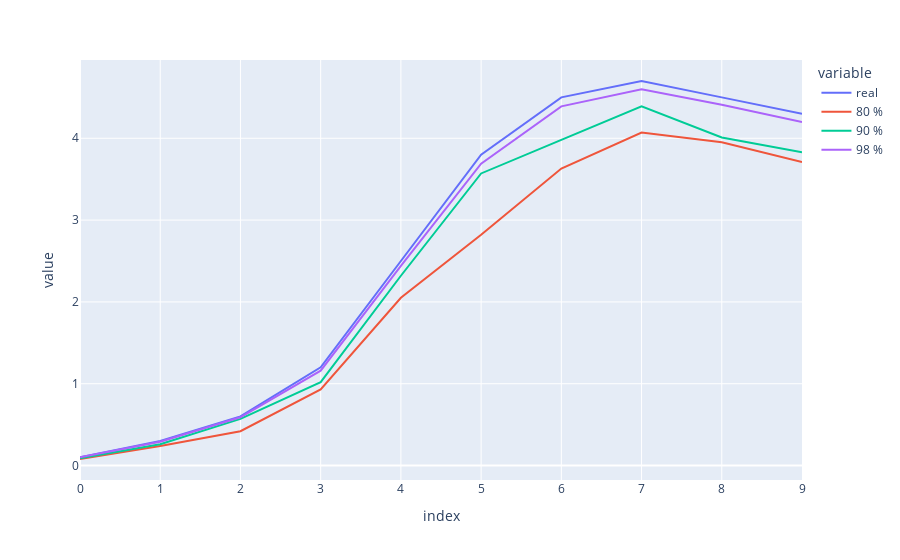

The notebook cell this image was saved under:
### Code cell
import numpy as np
import pandas as pd
import plotly.express as px
import random

denstisies_in_g_l = {"Day 1": 0.1,
                     "Day 2": 0.3, 
                     "Day 3": 0.6,
                     "Day 4": 1.2,
                     "Day 5": 2.5,
                     "Day 6": 3.8,
                     "Day 7": 4.5,
                     "Day 8": 4.7, 
                     "Day 9": 4.5, 
                     "Day 10": 4.3}

# Generate random accuracy between 80% and 90%
accuracy_random_90 = []
for density in denstisies_in_g_l.values():
    accuracy = density * random.uniform(0.85, 0.95)
    accuracy_random_90.append(round(accuracy, 2))
    
accuracy_random_98 = []
for density in denstisies_in_g_l.values():
    accuracy = density * random.uniform(0.97, 0.99)
    accuracy_random_98.append(round(accuracy, 2))

accuracy_random_80 = []
for density in denstisies_in_g_l.values():
    accuracy = density * random.uniform(0.7, 0.9)
    accuracy_random_80.append(round(accuracy, 2))
dic = {"real":denstisies_in_g_l.values(),"80 %":accuracy_random_80,"90 %":accuracy_random_90,"98 %":accuracy_random_98}

data = pd.DataFrame(data = dic) 
px.line(data ,y=["real","80 %","90 %","98 %"])

### Figure 1 — Plotly figure (JSON) as saved in the notebook; plotly's stock layout.template omitted (floating-point values rounded to 4 significant figures)
{"data": [{"hovertemplate": "variable=real<br>index=%{x}<br>value=%{y}<extra></extra>", "legendgroup": "real", "line": {"color": "#636efa", "dash": "solid"}, "marker": {"symbol": "circle"}, "mode": "lines", "name": "real", "orientation": "v", "showlegend": true, "type": "scatter", "x": [0, 1, 2, 3, 4, 5, 6, 7, 8, 9], "xaxis": "x", "y": [0.1, 0.3, 0.6, 1.2, 2.5, 3.8, 4.5, 4.7, 4.5, 4.3], "yaxis": "y"}, {"hovertemplate": "variable=80 %<br>index=%{x}<br>value=%{y}<extra></extra>", "legendgroup": "80 %", "line": {"color": "#EF553B", "dash": "solid"}, "marker": {"symbol": "circle"}, "mode": "lines", "name": "80 %", "orientation": "v", "showlegend": true, "type": "scatter", "x": [0, 1, 2, 3, 4, 5, 6, 7, 8, 9], "xaxis": "x", "y": [0.08, 0.24, 0.42, 0.93, 2.05, 2.82, 3.63, 4.07, 3.95, 3.71], "yaxis": "y"}, {"hovertemplate": "variable=90 %<br>index=%{x}<br>value=%{y}<extra></extra>", "legendgroup": "90 %", "line": {"color": "#00cc96", "dash": "solid"}, "marker": {"symbol": "circle"}, "mode": "lines", "name": "90 %", "orientation": "v", "showlegend": true, "type": "scatter", "x": [0, 1, 2, 3, 4, 5, 6, 7, 8, 9], "xaxis": "x", "y": [0.09, 0.26, 0.57, 1.02, 2.32, 3.57, 3.98, 4.39, 4.01, 3.83], "yaxis": "y"}, {"hovertemplate": "variable=98 %<br>index=%{x}<br>value=%{y}<extra></extra>", "legendgroup": "98 %", "line": {"color": "#ab63fa", "dash": "solid"}, "marker": {"symbol": "circle"}, "mode": "lines", "name": "98 %", "orientation": "v", "showlegend": true, "type": "scatter", "x": [0, 1, 2, 3, 4, 5, 6, 7, 8, 9], "xaxis": "x", "y": [0.1, 0.29, 0.59, 1.16, 2.44, 3.69, 4.39, 4.6, 4.41, 4.2], "yaxis": "y"}], "layout": {"autosize": true, "legend": {"title": {"text": "variable"}, "tracegroupgap": 0}, "margin": {"t": 60}, "xaxis": {"anchor": "y", "autorange": true, "domain": [0, 1], "range": [0, 9], "title": {"text": "index"}, "type": "linear"}, "yaxis": {"anchor": "x", "autorange": true, "domain": [0, 1], "range": [-0.1767, 4.957], "title": {"text": "value"}, "type": "linear"}}}
